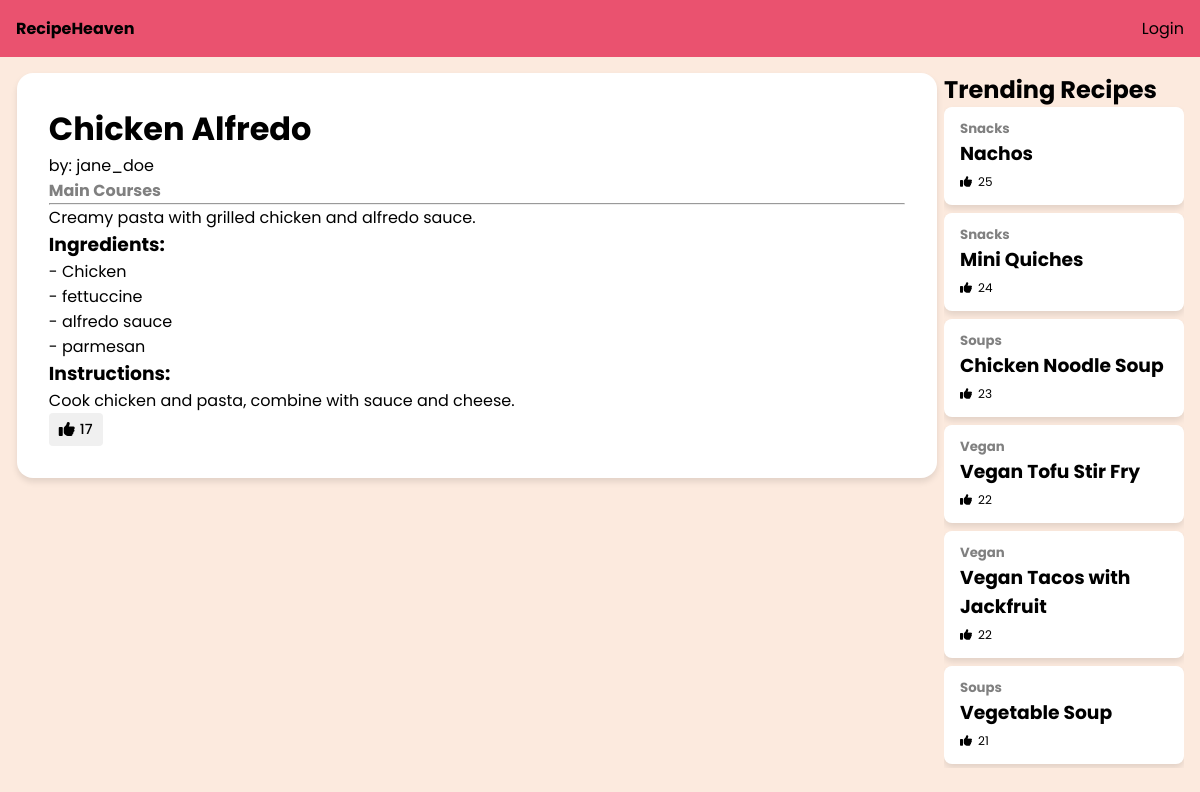
The app's page /recipe.php?recipe_id=2 with its own data.
### tables this page shows
CREATE TABLE `recipes` (
  `recipe_id` int NOT NULL AUTO_INCREMENT,
  `user_id` int DEFAULT NULL,
  `category_id` int DEFAULT NULL,
  `recipe_name` varchar(255) NOT NULL,
  `description` text,
  `ingredients` text,
  `instructions` text,
  `created_at` timestamp NULL DEFAULT CURRENT_TIMESTAMP,
  PRIMARY KEY (`recipe_id`),
  KEY `user_id` (`user_id`),
  KEY `category_id` (`category_id`),
  CONSTRAINT `recipes_ibfk_1` FOREIGN KEY (`user_id`) REFERENCES `users` (`user_id`),
  CONSTRAINT `recipes_ibfk_2` FOREIGN KEY (`category_id`) REFERENCES `categories` (`category_id`)
);

CREATE TABLE `users` (
  `user_id` int NOT NULL AUTO_INCREMENT,
  `username` varchar(100) NOT NULL,
  `email` varchar(100) NOT NULL,
  `password` varchar(255) NOT NULL,
  `created_at` timestamp NULL DEFAULT CURRENT_TIMESTAMP,
  PRIMARY KEY (`user_id`),
  UNIQUE KEY `email` (`email`)
);

CREATE TABLE `categories` (
  `category_id` int NOT NULL AUTO_INCREMENT,
  `category_name` varchar(100) NOT NULL,
  `description` text,
  PRIMARY KEY (`category_id`)
);

### recipe.php (the view, shortened to what this page needs)
<?php
    include "conn.php";
    $trending = "
        SELECT recipes.*,
            users.username,
            categories.category_name,
            COUNT(likes_on_recipes.like_id) AS like_count
        FROM recipeheaven.recipes
        JOIN recipeheaven.users ON recipes.user_id = users.user_id
        JOIN recipeheaven.categories ON recipes.category_id = categories.category_id
        LEFT JOIN recipeheaven.likes_on_recipes ON recipes.recipe_id = likes_on_recipes.recipe_id
        GROUP BY recipes.recipe_id
        ORDER BY like_count DESC
        LIMIT 10";
    $trendingrecipes = $conn->query($trending);
    if (isset($_GET['recipe_id'])) {
        $recipe_id = $_GET['recipe_id'];
        $recipe_details_query = "
            SELECT recipes.*,
                users.username,
                categories.category_name,
                COUNT(likes_on_recipes.like_id) AS like_count
            FROM recipeheaven.recipes
            JOIN recipeheaven.users ON recipes.user_id = users.user_id
            JOIN recipeheaven.categories ON recipes.category_id = categories.category_id
            LEFT JOIN recipeheaven.likes_on_recipes ON recipes.recipe_id = likes_on_recipes.recipe_id
            WHERE recipes.recipe_id = $recipe_id
        ";
        $result = $conn->query($recipe_details_query);
        $recipe = $result->fetch_assoc();
    } else {
        echo "Recipe ID is not provided.";
    }
    $is_liked = false;
?>
<!DOCTYPE html>
<html lang="en">
<head>
    <link rel="stylesheet" href="css/recipe.css">
</head>
<body>
    <div class="navbar">
        <ul>
            <li class="home"><a href="index.php">RecipeHeaven</a></li>
            <?php if (isset($_SESSION['user_id'])): ?>
                <li class="log-in-out">
                    <a href="logout.php">Logout</a>
                </li>
            <?php else: ?>
                <li class="log-in-out">
                    <a href="login.php">Login</a>
                </li>
            <?php endif; ?>
        </ul>
    </div>
    <div class="container">
        <div class="recipe-detail">
            <h1><?php echo $recipe['recipe_name']?></h1>
            <p>by: <?php echo $recipe['username']?></p>
            <p style="font-weight: bold; color: grey;"><?php echo $recipe['category_name']?></p>
            <hr>
            <p><?php echo $recipe['description']?></p>
            <h3>Ingredients:</h3>
            <ul>
                <?php
                    $ingredients = explode(',', $recipe['ingredients']);
                    foreach ($ingredients as $ingredient):
                ?>
                    <li><?php echo "- ".trim($ingredient); ?></li>
                <?php endforeach; ?>
            </ul>
            <h3>Instructions:</h3>
            <?php
                if (preg_match('/\d+(\.)/', $recipe['instructions'])) {
                    $steps = preg_split('/(?=\d+\.)/', $recipe['instructions']);
                    echo '<ol>';
                    foreach ($steps as $step) {
                        if (trim($step) != '') {
                            echo '<li>' . trim($step) . '</li>';
                        }
                    }
                    echo '</ol>';
                } else {
                    echo '<p>' . nl2br($recipe['instructions']) . '</p>';
                }
            ?>
            <form action="" method="POST" class="like-form">
                <button type="submit" name="like_recipe" class="like-btn <?php echo $is_liked ? 'liked' : ''; ?>">
                    <i class="fa-solid fa-thumbs-up"></i>
                    <span><?php echo $recipe['like_count']; ?></span>
                </button>
            </form>
        </div>
        <div class="trending">
            <h2>Trending Recipes</h2>
            <ul>
                <?php while ($row = $trendingrecipes->fetch_assoc()): ?>
                    <div class="trending-recipe">
                        <li>
                            <h5 style="color: grey;"><?php echo $row['category_name']?></h5>
                            <a href="recipe.php?recipe_id=<?php echo $row['recipe_id']; ?>"><h3><?php echo $row['recipe_name']?></h3></a>
                            <div class="like-count">
                            <i class="fa-solid fa-thumbs-up"></i><p><?php echo $row['like_count']?></p>
                            </div>
                        </li>
                    </div>
                <?php endwhile; ?>
            </ul>
        </div>
    </div>
</body>
</html>

### css/recipe.css (style rules this page uses)
* { margin: 0; padding: 0; font-family: "Poppins", sans-serif; color: #000000; }
body { background-color: #FCEADE; }
.navbar { position: fixed; background-color: #EA526F; width: 100%; top: 0; z-index: 1000; }
.navbar .home { float: left; padding: 1em; font-weight: bold; }
.navbar .log-in-out { float: right; padding: 1em; }
.navbar ul { list-style-type: none; overflow: hidden; }
.navbar a { text-decoration: none; }
.container { display: flex; margin-top: 3.5em; }
.recipe-detail { margin: 1.05em; padding: 2em; width: 71.35%; background-color: white; border-radius: 1em; box-shadow: 0 4px 6px rgba(0, 0, 0, 0.1); }
.recipe-detail li { list-style-type: none; }
.like-btn { display: inline-flex; align-items: center; gap: 5px; padding: 6px 10px; background-color: #f0f0f0; border: none; border-radius: 4px; cursor: pointer; font-size: 14px; transition: background-color 0.2s; }
.like-btn i { font-size: 16px; }
.like-btn span { font-weight: 500; }
.trending { position: fixed; right: 1em; margin-top: 1em; width: 20%; max-height: calc(90svh - 1.5em); overflow-y: auto; }
.trending li { list-style-type: none; }
.trending a { text-decoration: none; }
.trending .trending-recipe { padding: 0.75em 1em; margin-bottom: 0.5em; background-color: white; border-radius: 0.5em; box-shadow: 0 4px 6px rgba(0, 0, 0, 0.1); }
.trending .like-count { display: inline-flex; gap: 0.5em; align-items: center; font-size: 0.75em; }

### records on screen
recipes: recipe_name "Chicken Alfredo", user.username "jane_doe", category.category_name "Main Courses", description "Creamy pasta with grilled chicken and alfredo sauce.", ingredients "Chicken", ingredients "fettuccine", ingredients "alfredo sauce", ingredients "parmesan", instructions "Cook chicken and pasta, combine with sauce and cheese."
recipes: category.category_name "Snacks", recipe_name "Nachos", like_count "25"
recipes: category.category_name "Snacks", recipe_name "Mini Quiches", like_count "24"
recipes: category.category_name "Soups", recipe_name "Chicken Noodle Soup", like_count "23"
recipes: category.category_name "Vegan", recipe_name "Vegan Tofu Stir Fry", like_count "22"
recipes: category.category_name "Vegan", recipe_name "Vegan Tacos with Jackfruit", like_count "22"
recipes: category.category_name "Soups", recipe_name "Vegetable Soup", like_count "21"

### other values on screen
$recipe['like_count'] "17"
